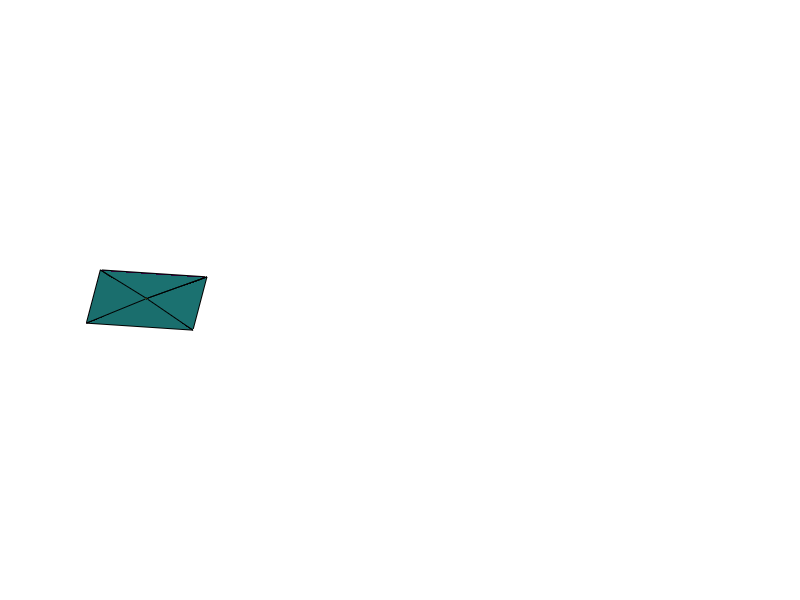

The MATLAB script that drew this image: (Note: this script raises an error after producing the figure.)
close all 
L=input('Enter Angular Momentum Quantum Number:');
M=input('Enter Magnetic Quantum Number:');
R=input('Enter Resolution: (Leave blank for 100)');
if isempty(R)
    R=100;
end
RES=[R R];
if L<M, error('ml must be less than or eqaul to l!'); end
THETA=linspace(0,2*pi,RES(1));  % Azimuthal/Longitude/Circumferential
PHI  =linspace(0,  pi,RES(2));  % Altitude /Latitude /Elevation
[THETA,PHI]=meshgrid(THETA,PHI);
Lmn=legendre(L,cos(PHI));
if L~=0
  Lmn=squeeze(Lmn(M+1,:,:));
end
a1=((2*L+1)/(4*pi));
a2=factorial(L-M)/factorial(L+M);
C=sqrt(a1*a2);
Ymn=C*Lmn.*exp(1i*M*THETA);
[Xm,Ym,Zm]=sph2cart(THETA,PHI-pi/2,abs(Ymn).^2);
[Xr,Yr,Zr]=sph2cart(THETA,PHI-pi/2,real(Ymn).^2);
[Xi,Yi,Zi]=sph2cart(THETA,PHI-pi/2,imag(Ymn).^2);
% [Xp,Yp,Zp]=sph2cart(THETA,PHI-pi/2,angle(Ymn).^2);
f=figure; axis off; hold on;
  axes('position',[0.0500 0 0.2666 1]); 
    surf(Xm,Ym,Zm); 
    axis equal off; %rot3d;
    light; lighting phong; camzoom(1.3);
  axes('position',[0.3666 0 0.2666 1]); 
    surf(Xr,Yr,Zr); 
    axis equal off; %rot3d;
    light; lighting phong; camzoom(1.3);
  axes('position',[0.6833 0 0.2666 1]); 
    surf(Xi,Yi,Zi); 
    axis equal off; %rot3d;
    light; lighting phong; camzoom(1.3);
  axes('position',[0 0.9 1 0.1]); axis off;
  text(0.50,0.25,[num2str(L),', ',num2str(M),' Orbital'],'HorizontalAlignment','Center');
  axes('position',[0 0.85 1 0.1]); axis off;
    text(0.50,0.25,['95% Chance of Finding Electron'],'HorizontalAlignment','Center');
  axes('position',[0 0.82 1 0.1]); axis off;
    text(0.50,0.25,['in this Region for l=',num2str(L),' and ml=',num2str(M)],'HorizontalAlignment','Center');
  axes('position',[0 0.3 1 0.1]); axis off;
    text(0.20,0.25,['|Y^',num2str(M),'_',num2str(L),'|^2'],'HorizontalAlignment','Center');
    text(0.50,0.25,['Real(Y^',num2str(M),'_',num2str(L),')^2'],'HorizontalAlignment','Center');
    text(0.80,0.25,['Imag(Y^',num2str(M),'_',num2str(L),')^2'],'HorizontalAlignment','Center');
  %setfig(gcf,10,5,12);
return